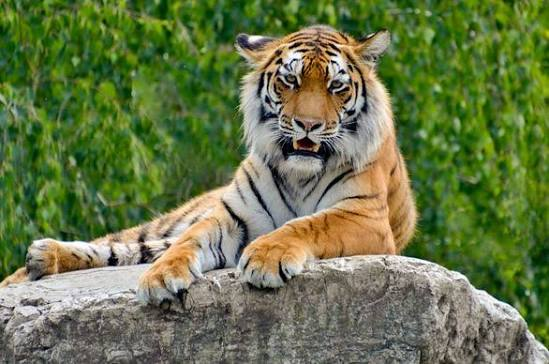
#> input picture Practical_09/tiger.jpg, 549 x 364 px, found by its file name
$ jupyter execute lab9.ipynb
#> lines starting #> are read from the running program, lines starting #| are printed output that depends on the picture
<a href="https://colab.research.google.com/github/mitparekh8263/CV-2026-H11/blob/main/Practical_09/lab9.ipynb" target="_parent"></a>

[cell 1]
import cv2
import numpy as np
import matplotlib.pyplot as plt

Image Loading and Display

[cell 2]
# Load grayscale image
image = cv2.imread("/content/tiger.jpg", cv2.IMREAD_GRAYSCALE)
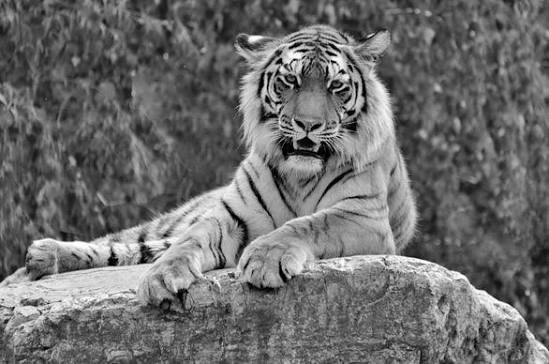
#> image: shape (364, 549); min 0, max 255, mean 108.8

# Display the gray image
plt.imshow(image, cmap="gray")
plt.title("Original Grayscale Image")
plt.axis("off")
plt.show()

Manual Sobel Filter (Edge Detection)

[cell 3]
def sobel_filter(image):
  # horizonatal edage kernel
  sobel_x = np.array([[-1, 0, 1], [-2, 0, 2], [-1, 0, 1]])

  # horizonatal edage kernel
  sobel_y = np.array([[-1, -2, -1], [0, 0, 0], [1, 2, 1]])

  # add a 1 px black border around the image so 3x3 kernels can fit the edge pixels
  padded = np.pad(image, 1, mode="constant")
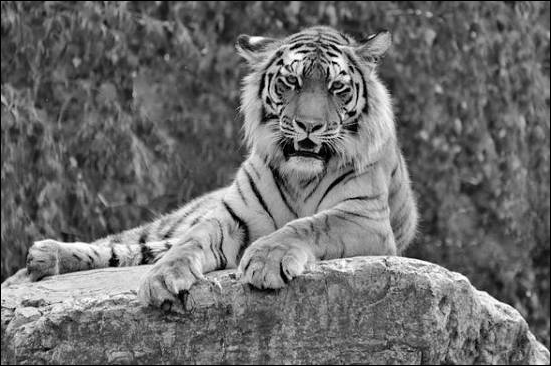
#> padded: shape (366, 551); min 0, max 255, mean 107.8
  rows, cols = image.shape
#> rows = 364; cols = 549

  # create empty canvases to store horizontal (gx) and vertical (gy) edge strengths
  gx = np.zeros((rows, cols), dtype=np.float32)
  gy = np.zeros((rows, cols), dtype=np.float32)

  # slide a 3x3 window over every single pixel of the image
  for i in range(rows):
      for j in range(cols):
          region = padded[i:i+3, j:j+3]
          # multiply the patch by the kernels and sums it up to get directional edge scores
          gx[i, j] = np.sum(region * sobel_x)
          gy[i, j] = np.sum(region * sobel_y)
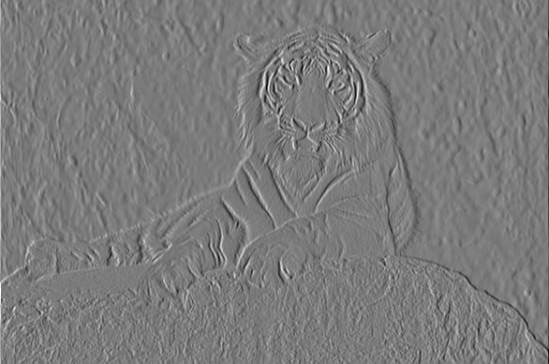
#> gx: shape (364, 549) float32; min -877, max 932, mean 0; drawn with min black and max white
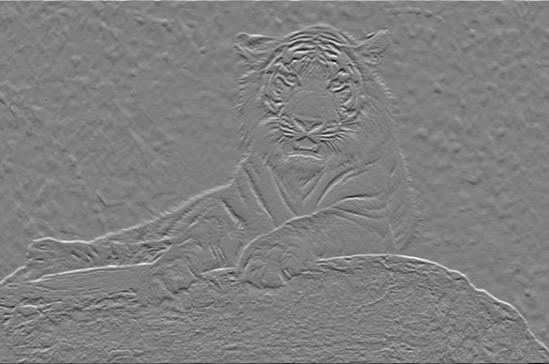
#> gy: shape (364, 549) float32; min -934, max 925, mean 0.2; drawn with min black and max white

  # get magnitude using gx, gy into absolute edge power
  magnitude = np.sqrt(gx**2 + gy**2)
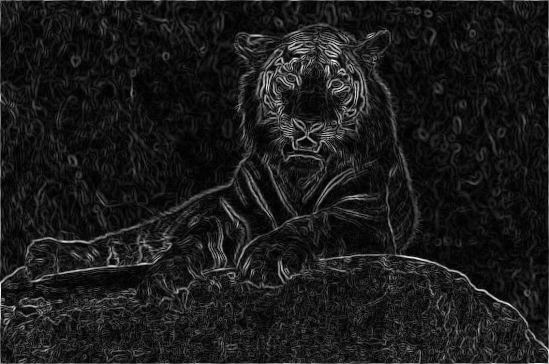
#> magnitude: shape (364, 549) float32; min 0, max 951.2, mean 100.3; drawn with min black and max white

  # ensures pixel values stay in standard color limits (0 to 255) & return magnitude in 8-bit foramt
  magnitude = np.clip(magnitude, 0, 255)
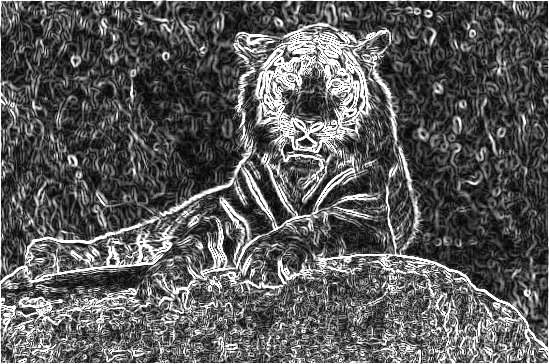
#> magnitude: shape (364, 549) float32; min 0, max 255, mean 91.8
  return magnitude.astype(np.uint8)

# run custom filter function on our original image
edge_image = sobel_filter(image)

# display the processed edge map image
plt.imshow(edge_image, cmap="gray")
plt.title("Sobel Edge Image")
plt.axis("off")
plt.show()

Extracting Edge Coordinates

[cell 4]
threshold = 100

# find (Y, X) array indices where the edge strength (g) > 100
edge_points = np.argwhere(edge_image > threshold)
#> edge_points = 66573 pairs, first value 0 to 363, second value 0 to 548

# print how many total pixel locations passed the edge criteria
print("Number of edge points:", len(edge_points))
#| Number of edge points: 66573

Euclidean Hough Transform

[cell 5]
def hough_euclidean(edge_image, threshold=100, angle_step=1):
  # get coordinates of pixels that qualify as active edges
#> called with threshold = 100, angle_step = 1
  points = np.argwhere(edge_image > threshold)
#> points has the same summary as edge_points outside hough_euclidean

  rows, cols = edge_image.shape
#> rows = 364; cols = 549

  # calculate the corner-to-corner diagonal (straight-line) distance
  diagonal = int(np.ceil(np.sqrt(rows**2 + cols**2)))
#> diagonal = 659

  # generate standard scanning angles from -90 to 89 degrees
  angles = np.arange(-90, 90, angle_step)

  # generate a spectrum of line distances from negative diagonal to positive diagonal
  distances = np.arange(-diagonal, diagonal + 1)
#> distances = 1319 values from -659 to 659

  # create an empty 2D accumulator / voting matrix to count overlapping line paths
  accumulator = np.zeros((len(distances), len(angles)), dtype=np.uint32)

  for y, x in points:
    # check every possible angle trajectory it could belong to...
    for angle_index, angle in enumerate(angles):
      theta = np.deg2rad(angle) # Converts degrees to radians

      # standard polar line equation: r = x*cos(θ) + y*sin(θ)
      r = round(x * np.cos(theta) + y * np.sin(theta))

      # shift negative distances forward so they map correctly to array index positions
      distance_index = r + diagonal

      # cast a vote into the grid slot for this line geometry
      accumulator[distance_index, angle_index] += 1
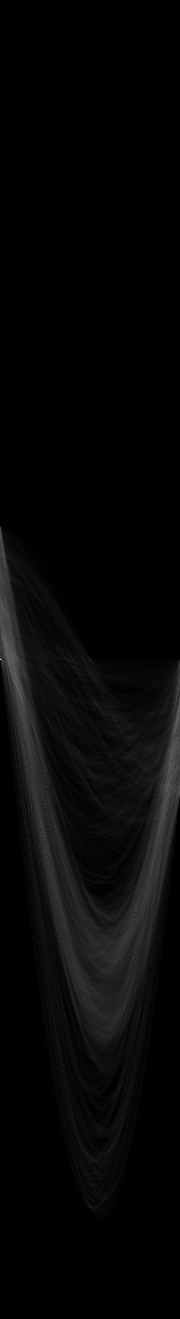
#> accumulator: shape (1319, 180) uint32; min 0, max 549, mean 14.9; drawn with min black and max white

  return accumulator, distances, angles

# Executes the code block above
accumulator_e, distances_e, angles_e = hough_euclidean(edge_image, threshold=100)
print("Accumulator shape:", accumulator_e.shape)
